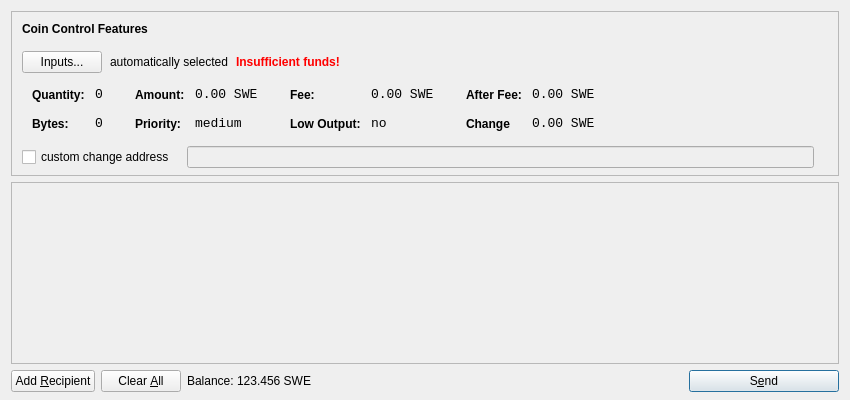
<?xml version="1.0" encoding="UTF-8"?>
<ui version="4.0">
 <class>SendCoinsDialog</class>
 <widget class="QDialog" name="SendCoinsDialog">
  <property name="geometry">
   <rect>
    <x>0</x>
    <y>0</y>
    <width>850</width>
    <height>400</height>
   </rect>
  </property>
  <property name="windowTitle">
   <string>Send Coins</string>
  </property>
  <layout class="QVBoxLayout" name="verticalLayout" stretch="0,1,0">
   <property name="bottomMargin">
    <number>8</number>
   </property>
   <item>
    <widget class="QFrame" name="frameCoinControl">
     <property name="sizePolicy">
      <sizepolicy hsizetype="Expanding" vsizetype="Expanding">
       <horstretch>0</horstretch>
       <verstretch>0</verstretch>
      </sizepolicy>
     </property>
     <property name="maximumSize">
      <size>
       <width>16777215</width>
       <height>16777215</height>
      </size>
     </property>
     <property name="frameShape">
      <enum>QFrame::StyledPanel</enum>
     </property>
     <property name="frameShadow">
      <enum>QFrame::Sunken</enum>
     </property>
     <layout class="QVBoxLayout" name="verticalLayoutCoinControl2">
      <property name="spacing">
       <number>-1</number>
      </property>
      <property name="leftMargin">
       <number>0</number>
      </property>
      <property name="topMargin">
       <number>0</number>
      </property>
      <property name="rightMargin">
       <number>0</number>
      </property>
      <property name="bottomMargin">
       <number>6</number>
      </property>
      <item>
       <layout class="QVBoxLayout" name="verticalLayoutCoinControl" stretch="0,0,0,0,1">
        <property name="spacing">
         <number>0</number>
        </property>
        <property name="leftMargin">
         <number>10</number>
        </property>
        <property name="topMargin">
         <number>10</number>
        </property>
        <item>
         <layout class="QHBoxLayout" name="horizontalLayoutCoinControl1">
          <property name="bottomMargin">
           <number>15</number>
          </property>
          <item>
           <widget class="QLabel" name="labelCoinControlFeatures">
            <property name="sizePolicy">
             <sizepolicy hsizetype="Preferred" vsizetype="Maximum">
              <horstretch>0</horstretch>
              <verstretch>0</verstretch>
             </sizepolicy>
            </property>
            <property name="font">
             <font>
              <weight>75</weight>
              <bold>true</bold>
             </font>
            </property>
            <property name="styleSheet">
             <string notr="true">font-weight:bold;</string>
            </property>
            <property name="text">
             <string>Coin Control Features</string>
            </property>
           </widget>
          </item>
         </layout>
        </item>
        <item>
         <layout class="QHBoxLayout" name="horizontalLayoutCoinControl2" stretch="0,0,0,0">
          <property name="spacing">
           <number>8</number>
          </property>
          <property name="bottomMargin">
           <number>10</number>
          </property>
          <item>
           <widget class="QPushButton" name="pushButtonCoinControl">
            <property name="styleSheet">
             <string notr="true"/>
            </property>
            <property name="text">
             <string>Inputs...</string>
            </property>
           </widget>
          </item>
          <item>
           <widget class="QLabel" name="labelCoinControlAutomaticallySelected">
            <property name="text">
             <string>automatically selected</string>
            </property>
            <property name="margin">
             <number>5</number>
            </property>
           </widget>
          </item>
          <item>
           <widget class="QLabel" name="labelCoinControlInsuffFunds">
            <property name="font">
             <font>
              <weight>75</weight>
              <bold>true</bold>
             </font>
            </property>
            <property name="styleSheet">
             <string notr="true">color:red;font-weight:bold;</string>
            </property>
            <property name="text">
             <string>Insufficient funds!</string>
            </property>
            <property name="margin">
             <number>5</number>
            </property>
           </widget>
          </item>
          <item>
           <spacer name="horizontalSpacerCoinControl">
            <property name="orientation">
             <enum>Qt::Horizontal</enum>
            </property>
            <property name="sizeHint" stdset="0">
             <size>
              <width>40</width>
              <height>1</height>
             </size>
            </property>
           </spacer>
          </item>
         </layout>
        </item>
        <item>
         <widget class="QWidget" name="widgetCoinControl" native="true">
          <property name="sizePolicy">
           <sizepolicy hsizetype="Preferred" vsizetype="Preferred">
            <horstretch>0</horstretch>
            <verstretch>0</verstretch>
           </sizepolicy>
          </property>
          <property name="minimumSize">
           <size>
            <width>0</width>
            <height>0</height>
           </size>
          </property>
          <property name="styleSheet">
           <string notr="true"/>
          </property>
          <layout class="QHBoxLayout" name="horizontalLayoutCoinControl5">
           <property name="margin">
            <number>0</number>
           </property>
           <item>
            <layout class="QHBoxLayout" name="horizontalLayoutCoinControl3" stretch="0,0,0,1">
             <property name="spacing">
              <number>20</number>
             </property>
             <property name="topMargin">
              <number>0</number>
             </property>
             <property name="bottomMargin">
              <number>10</number>
             </property>
             <item>
              <layout class="QFormLayout" name="formLayoutCoinControl1">
               <property name="horizontalSpacing">
                <number>10</number>
               </property>
               <property name="verticalSpacing">
                <number>14</number>
               </property>
               <property name="leftMargin">
                <number>10</number>
               </property>
               <property name="topMargin">
                <number>4</number>
               </property>
               <property name="rightMargin">
                <number>6</number>
               </property>
               <item row="0" column="0">
                <widget class="QLabel" name="labelCoinControlQuantityText">
                 <property name="styleSheet">
                  <string notr="true">font-weight:bold;</string>
                 </property>
                 <property name="text">
                  <string>Quantity:</string>
                 </property>
                 <property name="margin">
                  <number>0</number>
                 </property>
                </widget>
               </item>
               <item row="0" column="1">
                <widget class="QLabel" name="labelCoinControlQuantity">
                 <property name="font">
                  <font>
                   <family>Monospace</family>
                   <pointsize>10</pointsize>
                  </font>
                 </property>
                 <property name="cursor">
                  <cursorShape>IBeamCursor</cursorShape>
                 </property>
                 <property name="contextMenuPolicy">
                  <enum>Qt::ActionsContextMenu</enum>
                 </property>
                 <property name="text">
                  <string>0</string>
                 </property>
                 <property name="margin">
                  <number>0</number>
                 </property>
                 <property name="textInteractionFlags">
                  <set>Qt::LinksAccessibleByMouse|Qt::TextSelectableByKeyboard|Qt::TextSelectableByMouse</set>
                 </property>
                </widget>
               </item>
               <item row="1" column="0">
                <widget class="QLabel" name="labelCoinControlBytesText">
                 <property name="styleSheet">
                  <string notr="true">font-weight:bold;</string>
                 </property>
                 <property name="text">
                  <string>Bytes:</string>
                 </property>
                </widget>
               </item>
               <item row="1" column="1">
                <widget class="QLabel" name="labelCoinControlBytes">
                 <property name="font">
                  <font>
                   <family>Monospace</family>
                   <pointsize>10</pointsize>
                  </font>
                 </property>
                 <property name="cursor">
                  <cursorShape>IBeamCursor</cursorShape>
                 </property>
                 <property name="contextMenuPolicy">
                  <enum>Qt::ActionsContextMenu</enum>
                 </property>
                 <property name="text">
                  <string>0</string>
                 </property>
                 <property name="textInteractionFlags">
                  <set>Qt::LinksAccessibleByMouse|Qt::TextSelectableByKeyboard|Qt::TextSelectableByMouse</set>
                 </property>
                </widget>
               </item>
              </layout>
             </item>
             <item>
              <layout class="QFormLayout" name="formLayoutCoinControl2">
               <property name="horizontalSpacing">
                <number>10</number>
               </property>
               <property name="verticalSpacing">
                <number>14</number>
               </property>
               <property name="leftMargin">
                <number>6</number>
               </property>
               <property name="topMargin">
                <number>4</number>
               </property>
               <property name="rightMargin">
                <number>6</number>
               </property>
               <item row="0" column="0">
                <widget class="QLabel" name="labelCoinControlAmountText">
                 <property name="styleSheet">
                  <string notr="true">font-weight:bold;</string>
                 </property>
                 <property name="text">
                  <string>Amount:</string>
                 </property>
                 <property name="margin">
                  <number>0</number>
                 </property>
                </widget>
               </item>
               <item row="0" column="1">
                <widget class="QLabel" name="labelCoinControlAmount">
                 <property name="font">
                  <font>
                   <family>Monospace</family>
                   <pointsize>10</pointsize>
                  </font>
                 </property>
                 <property name="cursor">
                  <cursorShape>IBeamCursor</cursorShape>
                 </property>
                 <property name="contextMenuPolicy">
                  <enum>Qt::ActionsContextMenu</enum>
                 </property>
                 <property name="text">
                  <string>0.00 SWE</string>
                 </property>
                 <property name="textInteractionFlags">
                  <set>Qt::LinksAccessibleByMouse|Qt::TextSelectableByKeyboard|Qt::TextSelectableByMouse</set>
                 </property>
                </widget>
               </item>
               <item row="1" column="0">
                <widget class="QLabel" name="labelCoinControlPriorityText">
                 <property name="styleSheet">
                  <string notr="true">font-weight:bold;</string>
                 </property>
                 <property name="text">
                  <string>Priority:</string>
                 </property>
                </widget>
               </item>
               <item row="1" column="1">
                <widget class="QLabel" name="labelCoinControlPriority">
                 <property name="font">
                  <font>
                   <family>Monospace</family>
                   <pointsize>10</pointsize>
                  </font>
                 </property>
                 <property name="cursor">
                  <cursorShape>IBeamCursor</cursorShape>
                 </property>
                 <property name="contextMenuPolicy">
                  <enum>Qt::ActionsContextMenu</enum>
                 </property>
                 <property name="text">
                  <string>medium</string>
                 </property>
                 <property name="textInteractionFlags">
                  <set>Qt::LinksAccessibleByMouse|Qt::TextSelectableByKeyboard|Qt::TextSelectableByMouse</set>
                 </property>
                </widget>
               </item>
              </layout>
             </item>
             <item>
              <layout class="QFormLayout" name="formLayoutCoinControl3">
               <property name="horizontalSpacing">
                <number>10</number>
               </property>
               <property name="verticalSpacing">
                <number>14</number>
               </property>
               <property name="leftMargin">
                <number>6</number>
               </property>
               <property name="topMargin">
                <number>4</number>
               </property>
               <property name="rightMargin">
                <number>6</number>
               </property>
               <item row="0" column="0">
                <widget class="QLabel" name="labelCoinControlFeeText">
                 <property name="styleSheet">
                  <string notr="true">font-weight:bold;</string>
                 </property>
                 <property name="text">
                  <string>Fee:</string>
                 </property>
                 <property name="margin">
                  <number>0</number>
                 </property>
                </widget>
               </item>
               <item row="0" column="1">
                <widget class="QLabel" name="labelCoinControlFee">
                 <property name="font">
                  <font>
                   <family>Monospace</family>
                   <pointsize>10</pointsize>
                  </font>
                 </property>
                 <property name="cursor">
                  <cursorShape>IBeamCursor</cursorShape>
                 </property>
                 <property name="contextMenuPolicy">
                  <enum>Qt::ActionsContextMenu</enum>
                 </property>
                 <property name="text">
                  <string>0.00 SWE</string>
                 </property>
                 <property name="textInteractionFlags">
                  <set>Qt::LinksAccessibleByMouse|Qt::TextSelectableByKeyboard|Qt::TextSelectableByMouse</set>
                 </property>
                </widget>
               </item>
               <item row="1" column="0">
                <widget class="QLabel" name="labelCoinControlLowOutputText">
                 <property name="styleSheet">
                  <string notr="true">font-weight:bold;</string>
                 </property>
                 <property name="text">
                  <string>Low Output:</string>
                 </property>
                </widget>
               </item>
               <item row="1" column="1">
                <widget class="QLabel" name="labelCoinControlLowOutput">
                 <property name="font">
                  <font>
                   <family>Monospace</family>
                   <pointsize>10</pointsize>
                  </font>
                 </property>
                 <property name="cursor">
                  <cursorShape>IBeamCursor</cursorShape>
                 </property>
                 <property name="contextMenuPolicy">
                  <enum>Qt::ActionsContextMenu</enum>
                 </property>
                 <property name="text">
                  <string>no</string>
                 </property>
                 <property name="textInteractionFlags">
                  <set>Qt::LinksAccessibleByMouse|Qt::TextSelectableByKeyboard|Qt::TextSelectableByMouse</set>
                 </property>
                </widget>
               </item>
              </layout>
             </item>
             <item>
              <layout class="QFormLayout" name="formLayoutCoinControl4">
               <property name="horizontalSpacing">
                <number>10</number>
               </property>
               <property name="verticalSpacing">
                <number>14</number>
               </property>
               <property name="leftMargin">
                <number>6</number>
               </property>
               <property name="topMargin">
                <number>4</number>
               </property>
               <property name="rightMargin">
                <number>6</number>
               </property>
               <item row="0" column="0">
                <widget class="QLabel" name="labelCoinControlAfterFeeText">
                 <property name="styleSheet">
                  <string notr="true">font-weight:bold;</string>
                 </property>
                 <property name="text">
                  <string>After Fee:</string>
                 </property>
                 <property name="margin">
                  <number>0</number>
                 </property>
                </widget>
               </item>
               <item row="0" column="1">
                <widget class="QLabel" name="labelCoinControlAfterFee">
                 <property name="font">
                  <font>
                   <family>Monospace</family>
                   <pointsize>10</pointsize>
                  </font>
                 </property>
                 <property name="cursor">
                  <cursorShape>IBeamCursor</cursorShape>
                 </property>
                 <property name="contextMenuPolicy">
                  <enum>Qt::ActionsContextMenu</enum>
                 </property>
                 <property name="text">
                  <string>0.00 SWE</string>
                 </property>
                 <property name="textInteractionFlags">
                  <set>Qt::LinksAccessibleByMouse|Qt::TextSelectableByKeyboard|Qt::TextSelectableByMouse</set>
                 </property>
                </widget>
               </item>
               <item row="1" column="0">
                <widget class="QLabel" name="labelCoinControlChangeText">
                 <property name="styleSheet">
                  <string notr="true">font-weight:bold;</string>
                 </property>
                 <property name="text">
                  <string>Change</string>
                 </property>
                </widget>
               </item>
               <item row="1" column="1">
                <widget class="QLabel" name="labelCoinControlChange">
                 <property name="font">
                  <font>
                   <family>Monospace</family>
                   <pointsize>10</pointsize>
                  </font>
                 </property>
                 <property name="cursor">
                  <cursorShape>IBeamCursor</cursorShape>
                 </property>
                 <property name="contextMenuPolicy">
                  <enum>Qt::ActionsContextMenu</enum>
                 </property>
                 <property name="text">
                  <string>0.00 SWE</string>
                 </property>
                 <property name="textInteractionFlags">
                  <set>Qt::LinksAccessibleByMouse|Qt::TextSelectableByKeyboard|Qt::TextSelectableByMouse</set>
                 </property>
                </widget>
               </item>
              </layout>
             </item>
            </layout>
           </item>
          </layout>
         </widget>
        </item>
        <item>
         <layout class="QHBoxLayout" name="horizontalLayoutCoinControl4" stretch="0,0,0">
          <property name="spacing">
           <number>12</number>
          </property>
          <property name="sizeConstraint">
           <enum>QLayout::SetDefaultConstraint</enum>
          </property>
          <property name="topMargin">
           <number>5</number>
          </property>
          <property name="rightMargin">
           <number>5</number>
          </property>
          <item>
           <widget class="QCheckBox" name="checkBoxCoinControlChange">
            <property name="text">
             <string>custom change address</string>
            </property>
           </widget>
          </item>
          <item>
           <widget class="QLineEdit" name="lineEditCoinControlChange">
            <property name="enabled">
             <bool>false</bool>
            </property>
            <property name="sizePolicy">
             <sizepolicy hsizetype="Expanding" vsizetype="Fixed">
              <horstretch>0</horstretch>
              <verstretch>0</verstretch>
             </sizepolicy>
            </property>
           </widget>
          </item>
          <item>
           <widget class="QLabel" name="labelCoinControlChangeLabel">
            <property name="sizePolicy">
             <sizepolicy hsizetype="Preferred" vsizetype="Expanding">
              <horstretch>0</horstretch>
              <verstretch>0</verstretch>
             </sizepolicy>
            </property>
            <property name="minimumSize">
             <size>
              <width>0</width>
              <height>0</height>
             </size>
            </property>
            <property name="text">
             <string/>
            </property>
            <property name="margin">
             <number>3</number>
            </property>
           </widget>
          </item>
         </layout>
        </item>
        <item>
         <spacer name="verticalSpacerCoinControl">
          <property name="orientation">
           <enum>Qt::Vertical</enum>
          </property>
          <property name="sizeHint" stdset="0">
           <size>
            <width>800</width>
            <height>1</height>
           </size>
          </property>
         </spacer>
        </item>
       </layout>
      </item>
     </layout>
    </widget>
   </item>
   <item>
    <widget class="QScrollArea" name="scrollArea">
     <property name="widgetResizable">
      <bool>true</bool>
     </property>
     <widget class="QWidget" name="scrollAreaWidgetContents">
      <property name="geometry">
       <rect>
        <x>0</x>
        <y>0</y>
        <width>830</width>
        <height>165</height>
       </rect>
      </property>
      <layout class="QVBoxLayout" name="verticalLayout_2">
       <property name="margin">
        <number>0</number>
       </property>
       <item>
        <layout class="QVBoxLayout" name="entries">
         <property name="spacing">
          <number>6</number>
         </property>
        </layout>
       </item>
       <item>
        <spacer name="verticalSpacer">
         <property name="orientation">
          <enum>Qt::Vertical</enum>
         </property>
         <property name="sizeHint" stdset="0">
          <size>
           <width>20</width>
           <height>40</height>
          </size>
         </property>
        </spacer>
       </item>
      </layout>
     </widget>
    </widget>
   </item>
   <item>
    <layout class="QHBoxLayout" name="horizontalLayout">
     <item>
      <widget class="QPushButton" name="addButton">
       <property name="toolTip">
        <string>Send to multiple recipients at once</string>
       </property>
       <property name="text">
        <string>Add &amp;Recipient</string>
       </property>
       <property name="icon">
        <iconset resource="../bitcoin.qrc">
         <normaloff>:/icons/add</normaloff>:/icons/add</iconset>
       </property>
       <property name="autoDefault">
        <bool>false</bool>
       </property>
      </widget>
     </item>
     <item>
      <widget class="QPushButton" name="clearButton">
       <property name="sizePolicy">
        <sizepolicy hsizetype="Minimum" vsizetype="Fixed">
         <horstretch>0</horstretch>
         <verstretch>0</verstretch>
        </sizepolicy>
       </property>
       <property name="toolTip">
        <string>Remove all transaction fields</string>
       </property>
       <property name="text">
        <string>Clear &amp;All</string>
       </property>
       <property name="icon">
        <iconset resource="../bitcoin.qrc">
         <normaloff>:/icons/remove</normaloff>:/icons/remove</iconset>
       </property>
       <property name="autoRepeatDelay">
        <number>300</number>
       </property>
       <property name="autoDefault">
        <bool>false</bool>
       </property>
      </widget>
     </item>
     <item>
      <layout class="QHBoxLayout" name="horizontalLayout_2">
       <property name="spacing">
        <number>3</number>
       </property>
       <item>
        <widget class="QLabel" name="label">
         <property name="sizePolicy">
          <sizepolicy hsizetype="Preferred" vsizetype="Fixed">
           <horstretch>0</horstretch>
           <verstretch>0</verstretch>
          </sizepolicy>
         </property>
         <property name="text">
          <string>Balance:</string>
         </property>
        </widget>
       </item>
       <item>
        <widget class="QLabel" name="labelBalance">
         <property name="sizePolicy">
          <sizepolicy hsizetype="Preferred" vsizetype="Fixed">
           <horstretch>0</horstretch>
           <verstretch>0</verstretch>
          </sizepolicy>
         </property>
         <property name="cursor">
          <cursorShape>IBeamCursor</cursorShape>
         </property>
         <property name="text">
          <string>123.456 SWE</string>
         </property>
         <property name="textInteractionFlags">
          <set>Qt::LinksAccessibleByMouse|Qt::TextSelectableByKeyboard|Qt::TextSelectableByMouse</set>
         </property>
        </widget>
       </item>
      </layout>
     </item>
     <item>
      <spacer name="horizontalSpacer">
       <property name="orientation">
        <enum>Qt::Horizontal</enum>
       </property>
       <property name="sizeHint" stdset="0">
        <size>
         <width>40</width>
         <height>20</height>
        </size>
       </property>
      </spacer>
     </item>
     <item>
      <widget class="QPushButton" name="sendButton">
       <property name="minimumSize">
        <size>
         <width>150</width>
         <height>0</height>
        </size>
       </property>
       <property name="toolTip">
        <string>Confirm the send action</string>
       </property>
       <property name="text">
        <string>S&amp;end</string>
       </property>
       <property name="icon">
        <iconset resource="../bitcoin.qrc">
         <normaloff>:/icons/send</normaloff>:/icons/send</iconset>
       </property>
       <property name="default">
        <bool>true</bool>
       </property>
      </widget>
     </item>
    </layout>
   </item>
  </layout>
 </widget>
 <resources>
  <include location="../bitcoin.qrc"/>
 </resources>
 <connections/>
</ui>
